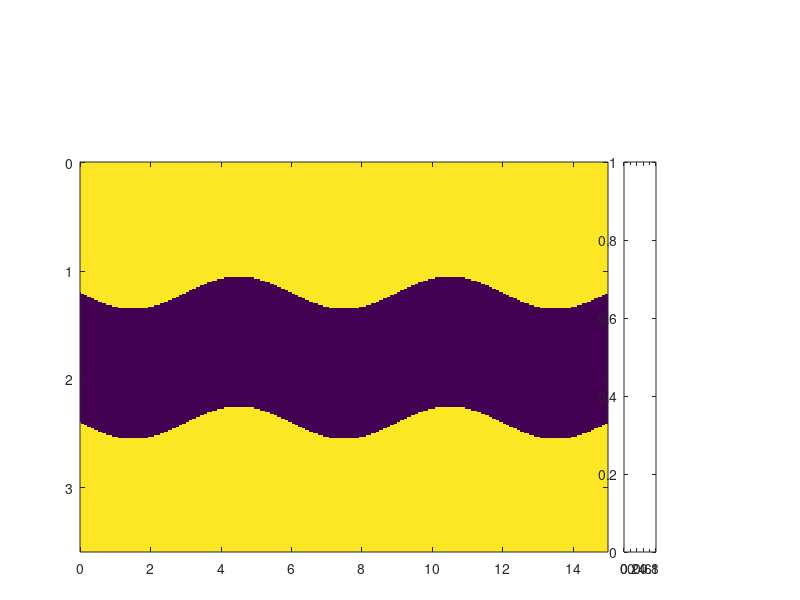

Recreate this plot in MATLAB. (Note: this script raises an error after producing the figure.)
clear;
clear all;
clc;
nz=240;
nx=1000;
nt=2310;
dx=15;dz=15;dt=0.0018;
xx=0:dx:dx*(nx-1);
zz=0:dz:dz*(nz-1);
xx=xx/1000;
zz=zz/1000;
tt=0:dt:dt*(nt-1);
% %% reconstruction
% fid=fopen('800vx5.dat','rb');
% fid2=fopen('800vx_inv5.dat','rb');                                                                                                                   
% p1=fread(fid,[nz,nx],'float');
% p2=fread(fid2,[nz,nx],'float');
% dp=p1-p2;
% fclose(fid);fclose(fid2);
% figure(1)
% imagesc(xx,zz,p1);colormap(gray);mx=max(max(p1));mn=min(min(p1));caxis([mn mx]/10);set(gca,'xaxislocation','top'); xlabel('x (km)');ylabel('z (km)');colorbar;%title('vx seismogram');
% set(gcf,'Position',[100 100 260 130]); colorbar;
% set(gca,'Position',[.13 .08 .680 .65]); colorbar('position',[0.83 0.08 0.04 0.6]);
% set(gca,'xaxislocation','top'); xlabel('x (km)');ylabel('z (km)');
% figure_FontSize=8;  
% set(get(gca,'XLabel'),'FontSize',figure_FontSize,'Vertical','middle'); 
% set(get(gca,'YLabel'),'FontSize',figure_FontSize,'Vertical','middle'); 
% set(findobj('FontSize',10),'FontSize',figure_FontSize);  
% set(findobj(get(gca,'Children'),'LineWidth',0.5),'LineWidth',2); 
% set(gcf, 'PaperPositionMode', 'manual');
% figure(2)
% imagesc(xx,zz,p2);colormap(gray);mx=max(max(p2));mn=min(min(p2));caxis([mn mx]/10);set(gca,'xaxislocation','top'); xlabel('x /(km)');ylabel('z /(km)');colorbar;%title('vz seismogram ');
% set(gcf,'Position',[100 100 260 130]); colorbar;
% set(gca,'Position',[.13 .08 .680 .65]); colorbar('position',[0.83 0.08 0.04 0.6]);
% set(gca,'xaxislocation','top'); xlabel('x (km)');ylabel('z (km)');
% figure_FontSize=8;  
% set(get(gca,'XLabel'),'FontSize',figure_FontSize,'Vertical','middle'); 
% set(get(gca,'YLabel'),'FontSize',figure_FontSize,'Vertical','middle'); 
% set(findobj('FontSize',10),'FontSize',figure_FontSize);  
% set(findobj(get(gca,'Children'),'LineWidth',0.5),'LineWidth',2); 
% set(gcf, 'PaperPositionMode', 'manual');
% figure(3)
% imagesc(xx,zz,dp);colormap(gray);mx=max(max(p2));mn=min(min(p2));caxis([mn mx]/10000);set(gca,'xaxislocation','top'); xlabel('x /(km)');ylabel('z /(km)');colorbar;%title('vz seismogram ');
% set(gcf,'Position',[100 100 260 130]); colorbar;
% set(gca,'Position',[.13 .08 .680 .65]); colorbar('position',[0.83 0.08 0.04 0.6]);
% set(gca,'xaxislocation','top'); xlabel('x (km)');ylabel('z (km)');
% figure_FontSize=8;  
% set(get(gca,'XLabel'),'FontSize',figure_FontSize,'Vertical','middle'); 
% set(get(gca,'YLabel'),'FontSize',figure_FontSize,'Vertical','middle'); 
% set(findobj('FontSize',10),'FontSize',figure_FontSize);  
% set(findobj(get(gca,'Children'),'LineWidth',0.5),'LineWidth',2); 
% set(gcf, 'PaperPositionMode', 'manual');
%% actual model
fid=fopen('acc_vp.dat','rb');
fid2=fopen('acc_vs.dat','rb');                                                                                                                   
p1=fread(fid,[nz,nx],'float');
p2=fread(fid2,[nz,nx],'float');
fclose(fid);fclose(fid2);

accp=p1;
accs=p2;

figure(4)
imagesc(xx,zz,p1);mx=max(max(p1));mn=min(min(p1));caxis([mn mx]);
%set(gcf,'Position',[100 100 260 130]); %colorbar;
set(gcf,'Position',[100 300 500 200]);
set(gca,'Position',[.10 .08 .660 .65]); %colorbar('position',[0.83 0.08 0.04 0.6]);
h=colorbar('position',[0.78 0.08 0.04 0.65]);
set(get(h,'ylabel'),'string','Velocity (m/s)','FontSize',13);
set(gca, 'CLim', [2800 4200]);
set(gca,'xaxislocation','top'); xlabel('x (km)');ylabel('z (km)');
figure_FontSize=13;  
set(get(gca,'XLabel'),'FontSize',figure_FontSize); 
set(get(gca,'YLabel'),'FontSize',figure_FontSize); 
set(findobj('FontSize',13),'FontSize',figure_FontSize);  
set(findobj(get(gca,'Children'),'LineWidth',1),'LineWidth',2); 
set(gcf, 'PaperPositionMode', 'manual');
set(gca,'fontsize',13);
figure(5)
imagesc(xx,zz,p2);mx=max(max(p2));mn=min(min(p2));caxis([mn mx]);
%set(gcf,'Position',[100 100 260 130]); %colorbar;
set(gcf,'Position',[100 300 500 200]);
set(gca,'Position',[.10 .08 .660 .65]); %colorbar('position',[0.83 0.08 0.04 0.6]);
h=colorbar('position',[0.78 0.08 0.04 0.65]);
set(get(h,'ylabel'),'string','Velocity (m/s)','FontSize',13);
set(gca, 'CLim', [1600 2600 ]);
set(gca,'xaxislocation','top'); xlabel('x (km)');ylabel('z (km)');
%figure_FontSize=13;  
set(get(gca,'XLabel'),'FontSize',figure_FontSize); 
set(get(gca,'YLabel'),'FontSize',figure_FontSize); 
set(findobj('FontSize',13),'FontSize',figure_FontSize);  
set(findobj(get(gca,'Children'),'LineWidth',1),'LineWidth',2); 
set(gcf, 'PaperPositionMode', 'manual');
set(gca,'fontsize',13);
%% ini model
fid=fopen('ini_vp.dat','rb');
fid2=fopen('ini_vs.dat','rb');                                                                                                                  
p1=fread(fid,[nz,nx],'float');
p2=fread(fid2,[nz,nx],'float');
fclose(fid);fclose(fid2);
figure(6)
imagesc(xx,zz,p1);mx=max(max(p1));mn=min(min(p1));caxis([mn mx]);
%set(gcf,'Position',[100 100 260 130]); %colorbar;
set(gcf,'Position',[100 300 500 200]);
set(gca,'Position',[.10 .08 .660 .65]); %colorbar('position',[0.83 0.08 0.04 0.6]);
h=colorbar('position',[0.78 0.08 0.04 0.65]);
set(get(h,'ylabel'),'string','Velocity (m/s)','FontSize',13);
set(gca, 'CLim', [2800 4200]);
set(gca,'xaxislocation','top'); xlabel('x (km)');ylabel('z (km)');
figure_FontSize=13;  
set(get(gca,'XLabel'),'FontSize',figure_FontSize); 
set(get(gca,'YLabel'),'FontSize',figure_FontSize); 
set(findobj('FontSize',13),'FontSize',figure_FontSize);  
set(findobj(get(gca,'Children'),'LineWidth',1),'LineWidth',2); 
set(gcf, 'PaperPositionMode', 'manual');
set(gca,'fontsize',13);
figure(7)
imagesc(xx,zz,p2);mx=max(max(p2));mn=min(min(p2));caxis([mn mx]);
%set(gcf,'Position',[100 100 260 130]); %colorbar;
set(gcf,'Position',[100 300 500 200]);
set(gca,'Position',[.10 .08 .660 .65]); %colorbar('position',[0.83 0.08 0.04 0.6]);
h=colorbar('position',[0.78 0.08 0.04 0.65]);
set(get(h,'ylabel'),'string','Velocity (m/s)','FontSize',13);
set(gca, 'CLim', [1600 2600 ]);
set(gca,'xaxislocation','top'); xlabel('x (km)');ylabel('z (km)');
%figure_FontSize=13;  
set(get(gca,'XLabel'),'FontSize',figure_FontSize); 
set(get(gca,'YLabel'),'FontSize',figure_FontSize); 
set(findobj('FontSize',13),'FontSize',figure_FontSize);  
set(findobj(get(gca,'Children'),'LineWidth',1),'LineWidth',2); 
set(gcf, 'PaperPositionMode', 'manual');
set(gca,'fontsize',13);

%% inversion
fid=fopen('1ifreq_vp.dat','rb');
fid2=fopen('1ifreq_vs.dat','rb');                                                                                                                   
p1=fread(fid,[nz,nx],'float');
p2=fread(fid2,[nz,nx],'float');
fclose(fid);fclose(fid2);
figure(8)
imagesc(xx,zz,p1);mx=max(max(p1));mn=min(min(p1));caxis([mn mx]);
%set(gcf,'Position',[100 100 260 130]); %colorbar;
set(gcf,'Position',[100 300 500 200]);
set(gca,'Position',[.10 .08 .660 .65]); %colorbar('position',[0.83 0.08 0.04 0.6]);
h=colorbar('position',[0.78 0.08 0.04 0.65]);
set(get(h,'ylabel'),'string','Velocity (m/s)','FontSize',13);
set(gca, 'CLim', [2800 4200]);
set(gca,'xaxislocation','top'); xlabel('x (km)');ylabel('z (km)');
figure_FontSize=13;  
set(get(gca,'XLabel'),'FontSize',figure_FontSize); 
set(get(gca,'YLabel'),'FontSize',figure_FontSize); 
set(findobj('FontSize',13),'FontSize',figure_FontSize);  
set(findobj(get(gca,'Children'),'LineWidth',1),'LineWidth',2); 
set(gcf, 'PaperPositionMode', 'manual');
set(gca,'fontsize',13);
figure(9)
imagesc(xx,zz,p2);mx=max(max(p2));mn=min(min(p2));caxis([mn mx]);
%set(gcf,'Position',[100 100 260 130]); %colorbar;
set(gcf,'Position',[100 300 500 200]);
set(gca,'Position',[.10 .08 .660 .65]); %colorbar('position',[0.83 0.08 0.04 0.6]);
h=colorbar('position',[0.78 0.08 0.04 0.65]);
set(get(h,'ylabel'),'string','Velocity (m/s)','FontSize',13);
set(gca, 'CLim', [1600 2600 ]);
set(gca,'xaxislocation','top'); xlabel('x (km)');ylabel('z (km)');
%figure_FontSize=13;  
set(get(gca,'XLabel'),'FontSize',figure_FontSize); 
set(get(gca,'YLabel'),'FontSize',figure_FontSize); 
set(findobj('FontSize',13),'FontSize',figure_FontSize);  
set(findobj(get(gca,'Children'),'LineWidth',1),'LineWidth',2); 
set(gcf, 'PaperPositionMode', 'manual');
set(gca,'fontsize',13);
%% inversion
fid=fopen('2ifreq_vp.dat','rb');
fid2=fopen('2ifreq_vs.dat','rb');                                                                                                                   
p1=fread(fid,[nz,nx],'float');
p2=fread(fid2,[nz,nx],'float');
fclose(fid);fclose(fid2);
figure(10)
imagesc(xx,zz,p1);mx=max(max(p1));mn=min(min(p1));caxis([mn mx]);
%set(gcf,'Position',[100 100 260 130]); %colorbar;
set(gcf,'Position',[100 300 500 200]);
set(gca,'Position',[.10 .08 .660 .65]); %colorbar('position',[0.83 0.08 0.04 0.6]);
h=colorbar('position',[0.78 0.08 0.04 0.65]);
set(get(h,'ylabel'),'string','Velocity (m/s)','FontSize',13);
set(gca, 'CLim', [2800 4200]);
set(gca,'xaxislocation','top'); xlabel('x (km)');ylabel('z (km)');
figure_FontSize=13;  
set(get(gca,'XLabel'),'FontSize',figure_FontSize); 
set(get(gca,'YLabel'),'FontSize',figure_FontSize); 
set(findobj('FontSize',13),'FontSize',figure_FontSize);  
set(findobj(get(gca,'Children'),'LineWidth',1),'LineWidth',2); 
set(gcf, 'PaperPositionMode', 'manual');
set(gca,'fontsize',13);
figure(11)
imagesc(xx,zz,p2);mx=max(max(p2));mn=min(min(p2));caxis([mn mx]);
%set(gcf,'Position',[100 100 260 130]); %colorbar;
set(gcf,'Position',[100 300 500 200]);
set(gca,'Position',[.10 .08 .660 .65]); %colorbar('position',[0.83 0.08 0.04 0.6]);
h=colorbar('position',[0.78 0.08 0.04 0.65]);
set(get(h,'ylabel'),'string','Velocity (m/s)','FontSize',13);
set(gca, 'CLim', [1600 2600 ]);
set(gca,'xaxislocation','top'); xlabel('x (km)');ylabel('z (km)');
%figure_FontSize=13;  
set(get(gca,'XLabel'),'FontSize',figure_FontSize); 
set(get(gca,'YLabel'),'FontSize',figure_FontSize); 
set(findobj('FontSize',13),'FontSize',figure_FontSize);  
set(findobj(get(gca,'Children'),'LineWidth',1),'LineWidth',2); 
set(gcf, 'PaperPositionMode', 'manual');
set(gca,'fontsize',13);

%% inversion
fid=fopen('4ifreq_vp.dat','rb');
fid2=fopen('4ifreq_vs.dat','rb');                                                                                                                   
p1=fread(fid,[nz,nx],'float');
p2=fread(fid2,[nz,nx],'float');
fclose(fid);fclose(fid2);
figure(12)
imagesc(xx,zz,p1);mx=max(max(p1));mn=min(min(p1));caxis([mn mx]);
%set(gcf,'Position',[100 100 260 130]); %colorbar;
set(gcf,'Position',[100 300 500 200]);
set(gca,'Position',[.10 .08 .660 .65]); %colorbar('position',[0.83 0.08 0.04 0.6]);
h=colorbar('position',[0.78 0.08 0.04 0.65]);
set(get(h,'ylabel'),'string','Velocity (m/s)','FontSize',13);
set(gca, 'CLim', [2800 4200]);
set(gca,'xaxislocation','top'); xlabel('x (km)');ylabel('z (km)');
figure_FontSize=13;  
set(get(gca,'XLabel'),'FontSize',figure_FontSize); 
set(get(gca,'YLabel'),'FontSize',figure_FontSize); 
set(findobj('FontSize',13),'FontSize',figure_FontSize);  
set(findobj(get(gca,'Children'),'LineWidth',1),'LineWidth',2); 
set(gcf, 'PaperPositionMode', 'manual');
set(gca,'fontsize',13);
figure(13)
imagesc(xx,zz,p2);mx=max(max(p2));mn=min(min(p2));caxis([mn mx]);
%set(gcf,'Position',[100 100 260 130]); %colorbar;
set(gcf,'Position',[100 300 500 200]);
set(gca,'Position',[.10 .08 .660 .65]); %colorbar('position',[0.83 0.08 0.04 0.6]);
h=colorbar('position',[0.78 0.08 0.04 0.65]);
set(get(h,'ylabel'),'string','Velocity (m/s)','FontSize',13);
set(gca, 'CLim', [1600 2600 ]);
set(gca,'xaxislocation','top'); xlabel('x (km)');ylabel('z (km)');
%figure_FontSize=13;  
set(get(gca,'XLabel'),'FontSize',figure_FontSize); 
set(get(gca,'YLabel'),'FontSize',figure_FontSize); 
set(findobj('FontSize',13),'FontSize',figure_FontSize);  
set(findobj(get(gca,'Children'),'LineWidth',1),'LineWidth',2); 
set(gcf, 'PaperPositionMode', 'manual');
set(gca,'fontsize',13);
% %% obs seis
% fid=fopen('20source_seismogram_vz_obs.dat','rb');                                                                                                            
% p1=fread(fid,[nt,nx],'float');
% fclose(fid);
% figure(10)
% imagesc(xx,tt,p1);
% colormap(gray);mx=max(max(p1));mn=min(min(p1));caxis([mn mx]/15);
% set(gca,'xaxislocation','top'); %title('vx seismogram');
% set(gcf,'Position',[100 100 420 420]); 
% set(gca,'Position',[.13 .04 .680 .85]);
% colorbar('position',[0.83 0.040 0.04 0.8]);set(gca, 'CLim', [-6*10^-9 6*10^-9]);
% %set(gca,'xaxislocation','top'); 
% xlabel('x (km)');ylabel('t (s)');
% figure_FontSize=13;  
% set(get(gca,'XLabel'),'FontSize',figure_FontSize); 
% set(get(gca,'YLabel'),'FontSize',figure_FontSize); 
% set(findobj('FontSize',13),'FontSize',figure_FontSize);  
% set(findobj(get(gca,'Children'),'LineWidth',0.5),'LineWidth',2); 
% set(gcf, 'PaperPositionMode', 'manual');
%set(gca,'fontsize',13);

% %% syn seis
% fid=fopen('20source_seismogram_vz_10syn.dat','rb');                                                                                                            
% p1=fread(fid,[nt,nx],'float');
% fclose(fid);
% pcc=p1;
% figure(11)
% imagesc(xx,tt,p1);
% colormap(gray);mx=max(max(pcc));mn=min(min(pcc));caxis([mn mx]/40);
% set(gca,'xaxislocation','top'); %title('vx seismogram');
% set(gcf,'Position',[100 100 420 420]); 
% set(gca,'Position',[.13 .04 .680 .85]);
% colorbar('position',[0.83 0.040 0.04 0.8]);set(gca, 'CLim', [-6*10^-9 6*10^-9]);
% %set(gca,'xaxislocation','top'); 
% xlabel('x (km)');ylabel('t (s)');
% figure_FontSize=13;  
% set(get(gca,'XLabel'),'FontSize',figure_FontSize); 
% set(get(gca,'YLabel'),'FontSize',figure_FontSize); 
% set(findobj('FontSize',13),'FontSize',figure_FontSize);  
% set(findobj(get(gca,'Children'),'LineWidth',0.5),'LineWidth',2); 
% set(gcf, 'PaperPositionMode', 'manual');
% set(gca,'fontsize',13);
% 
% 
% %% rms seis
% fid=fopen('20source_seismogram_vz_10rms.dat','rb');                                                                                                            
% p1=fread(fid,[nt,nx],'float');
% fclose(fid);
% figure(12)
% imagesc(xx,tt,p1);
% colormap(gray);mx=max(max(pcc));mn=min(min(pcc));caxis([mn mx]);
% set(gca,'xaxislocation','top'); %title('vx seismogram');
% set(gcf,'Position',[100 100 420 420]); 
% set(gca,'Position',[.13 .04 .680 .85]);
% colorbar('position',[0.83 0.040 0.04 0.8]);%set(gca, 'CLim', [-6*10^-9 6*10^-9]);
% %set(gca,'xaxislocation','top'); 
% xlabel('x (km)');ylabel('t (s)');
% figure_FontSize=13;  
% set(get(gca,'XLabel'),'FontSize',figure_FontSize); 
% set(get(gca,'YLabel'),'FontSize',figure_FontSize); 
% set(findobj('FontSize',13),'FontSize',figure_FontSize);  
% set(findobj(get(gca,'Children'),'LineWidth',0.5),'LineWidth',2); 
% set(gcf, 'PaperPositionMode', 'manual');
% set(gca,'fontsize',13);
% 
% 
% %% MIsfit
% n1=10;
% n2=10;
% n3=10;
% n4=10;
% n5=10;
% 
% [L1] = textread('misfit_1ifreq.txt', '%17f', -1);
% [L2] = textread('misfit_2ifreq.txt', '%17f', -1);
% [L3] = textread('misfit_3ifreq.txt', '%17f', -1);
% [L4] = textread('misfit_4ifreq.txt', '%17f', -1);
% [L5] = textread('misfit_5ifreq.txt', '%17f', -1);
% % 
% % L1=L1/max(L1);
% % L2=L2/max(L1);
% % L3=L3/max(L1);
% % L4=L4/max(L1);
% % L5=L5/max(L1);
% 
% L=[L1;L2;L3;L4;L5];
% L=L*10^-4;
% Lx=[1:10,1:10,1:10,1:10,1:10]';
% 
% figure;
% 
% plot(L,'r*','markersize',4);hold on;
% xlabel('Iterations','fontsize',13);
% ylabel('Objective function misfit','fontsize',13);
% 
% 
% plot([10.5 10.5],[0 3],'b--');
% plot([20.5 20.5],[0 3],'b--');
% plot([30.5 30.5],[0 3],'b--');
% plot([40.5 40.5],[0 3],'b--');
% 
% axis([1 50 0 3]);
% 
% gtext('4Hz','fontsize',13);
% gtext('7Hz','fontsize',13);
% gtext('9Hz','fontsize',13);
% gtext('14Hz','fontsize',13);
% gtext('18Hz','fontsize',13);
% 
% set(gcf,'Position',[100 500 450 300]);
% 
% 
% fid=fopen('5ifreq_vp.dat','rb');
% fid2=fopen('5ifreq_vs.dat','rb');                                                                                                                   
% p1=fread(fid,[nz,nx],'float');
% p2=fread(fid2,[nz,nx],'float');
% fclose(fid);fclose(fid2);
% figure(8)
% imagesc(xx,zz,p1);mx=max(max(p1));mn=min(min(p1));caxis([mn mx]);
% %set(gcf,'Position',[100 100 260 130]); %colorbar;
% set(gcf,'Position',[100 300 500 500]);
% set(gca,'Position',[.12 .08 .660 .75]); %colorbar('position',[0.83 0.08 0.04 0.6]);
% h=colorbar('position',[0.80 0.08 0.04 0.75]);
% set(get(h,'ylabel'),'string','Velocity (m/s)','FontSize',13);
% set(gca, 'CLim', [2800 4200]);
% set(gca,'xaxislocation','top'); xlabel('x (km)');ylabel('z (km)');
% figure_FontSize=13;  
% set(get(gca,'XLabel'),'FontSize',figure_FontSize); 
% set(get(gca,'YLabel'),'FontSize',figure_FontSize); 
% set(findobj('FontSize',13),'FontSize',figure_FontSize);  
% set(findobj(get(gca,'Children'),'LineWidth',1),'LineWidth',2); 
% set(gcf, 'PaperPositionMode', 'manual');
% set(gca,'fontsize',13);
% 
% figure(9)
% imagesc(xx,zz,p2);mx=max(max(p1));mn=min(min(p1));caxis([mn mx]);
% %set(gcf,'Position',[100 100 260 130]); %colorbar;
% set(gcf,'Position',[100 300 500 500]);
% set(gca,'Position',[.12 .08 .660 .75]); %colorbar('position',[0.83 0.08 0.04 0.6]);
% h=colorbar('position',[0.80 0.08 0.04 0.75]);
% set(get(h,'ylabel'),'string','Velocity (m/s)','FontSize',13);
% set(gca, 'CLim', [1600 2600 ]);
% set(gca,'xaxislocation','top'); xlabel('x (km)');ylabel('z (km)');
% figure_FontSize=13;  
% set(get(gca,'XLabel'),'FontSize',figure_FontSize); 
% set(get(gca,'YLabel'),'FontSize',figure_FontSize); 
% set(findobj('FontSize',13),'FontSize',figure_FontSize);  
% set(findobj(get(gca,'Children'),'LineWidth',1),'LineWidth',2); 
% set(gcf, 'PaperPositionMode', 'manual');
% set(gca,'fontsize',13);
% 
% sum1=0;
% for i=1:nx
%     for j=1:nz
%             sum1=sum1+abs((accp(j,i)-p1(j,i)))/accp(j,i);
%     end
% end
% sum1/nx/nz
% 
% sum2=0;
% for i=1:nx
%     for j=1:nz
%             sum2=sum2+abs((accs(j,i)-p2(j,i)))/accs(j,i);
%     end
% end
% sum2/nx/nz
% 
% pl=p1(90:130,400:600);
% zl=zz(90:130);
% xl=xx(400:600);
% 
% figure(9)
% imagesc(xl,zl,pl);mx=max(max(pl));mn=min(min(pl));caxis([mn mx]);
% %set(gcf,'Position',[100 100 260 130]); %colorbar;
% set(gcf,'Position',[100 300 500 300]);
% set(gca,'Position',[.12 .08 .660 .75]); %colorbar('position',[0.83 0.08 0.04 0.6]);
% h=colorbar('position',[0.80 0.08 0.04 0.75]);
% set(get(h,'ylabel'),'string','Velocity (m/s)','FontSize',13);
% set(gca, 'CLim', [2600 3500]);
% set(gca,'xaxislocation','top'); xlabel('x (km)');ylabel('z (km)');
% figure_FontSize=13;  
% set(get(gca,'XLabel'),'FontSize',figure_FontSize); 
% set(get(gca,'YLabel'),'FontSize',figure_FontSize); 
% set(findobj('FontSize',13),'FontSize',figure_FontSize);  
% set(findobj(get(gca,'Children'),'LineWidth',1),'LineWidth',2); 
% set(gcf, 'PaperPositionMode', 'manual');
% set(gca,'fontsize',13);

errvp=(sum(sum((p1-accp).^2))/nx/nz).^0.5

errvs=(sum(sum((p2-accs).^2))/nx/nz).^0.5